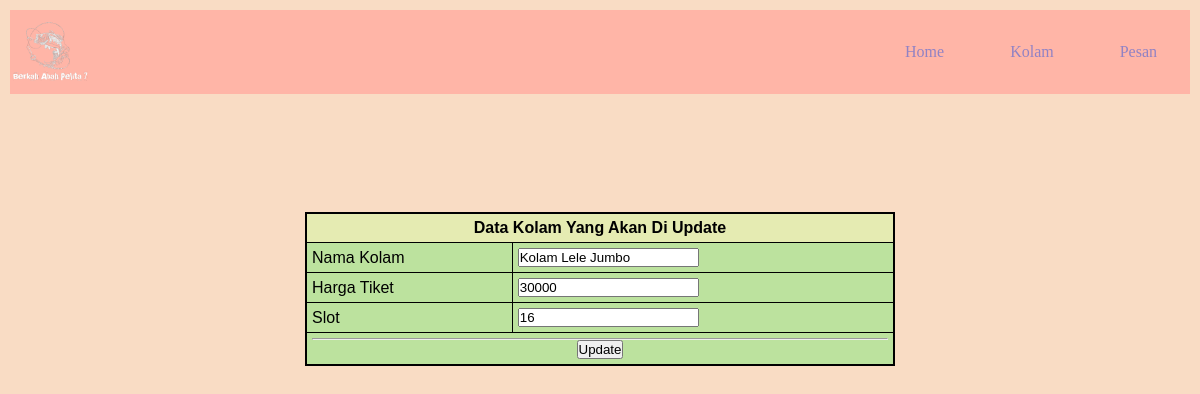
Page /posttest5/kolam/update.php?id=15 on the committed database.
### tables this page shows
CREATE TABLE `kolam` (
  `id_kolam` int(11) NOT NULL,
  `nama_kolam` varchar(32) NOT NULL,
  `harga` int(20) NOT NULL,
  `slot` int(11) NOT NULL
);

### posttest5/kolam/update.php (the view, shortened to what this page needs)
<?php
    include "../header.php";
    $idKolam = $_GET['id'];
    $tableKolam = mysqli_query($connect, "SELECT * FROM kolam WHERE id_kolam='$idKolam'");
    $rowKolam = mysqli_fetch_array($tableKolam);
?>
<!DOCTYPE html>
<html lang="en">
<head>
</head>
<body class=body>
<section class="center">
        <form action="" method="POST" class="box">
            <table border="0" align="center">
                <tr>
                    <th colspan="2">Data Kolam Yang Akan Di Update</th>
                </tr>
                <tr>
                    <td>Nama Kolam</td>
                    <td><input type="text" name="nama_kolam" placeholder="Masukkan Nama Kolam" value="<?= $rowKolam['nama_kolam'] ?>"required></td>
                </tr>
                <tr>
                    <td>Harga Tiket</td>
                    <td><input type="number" name="harga" placeholder="Masukkan Harga Tiket" value="<?= $rowKolam['harga'] ?>"required></td>
                </tr>
                <tr>
                    <td>Slot</td>
                    <td><input type="number" name="slot" placeholder="Masukkan Stock Kolam" value="<?= $rowKolam['slot'] ?>"required></td>
                </tr>
                <tr>
                    <td align="center" colspan="2"><hr><input type="submit" name="update" value="Update"></td>
                </tr>
            </table>
        </form>
    </section>
</body>
</html>

### posttest5/postest3.css (style rules this page uses)
body { background-color: #f9dcc4; padding: 10px; color: black; }
table, th, td { padding-right:10px; }

### posttest5/kolam/update.php (style rules this page uses)
* { margin: 0; padding: 0; }
table th { text-align: center; background-color: #E5EBB2; color: black; }
table { font-family: "Trebuchet MS", Arial, Helvetica, sans-serif; border-collapse: collapse; width: 50%; margin-top: 10%; margin-left: auto; margin-right: auto; border: 2px solid black; }
table td, table th { border: 1px solid black; padding: 5px; }
table tr:nth-child(even) { background-color: #BCE29E; color: black; }
table tr:nth-child(odd) { background-color: #BCE29E; color: black; }

### rows in the picture
kolam: nama_kolam "Kolam Lele Jumbo", harga "30000", slot "16"
